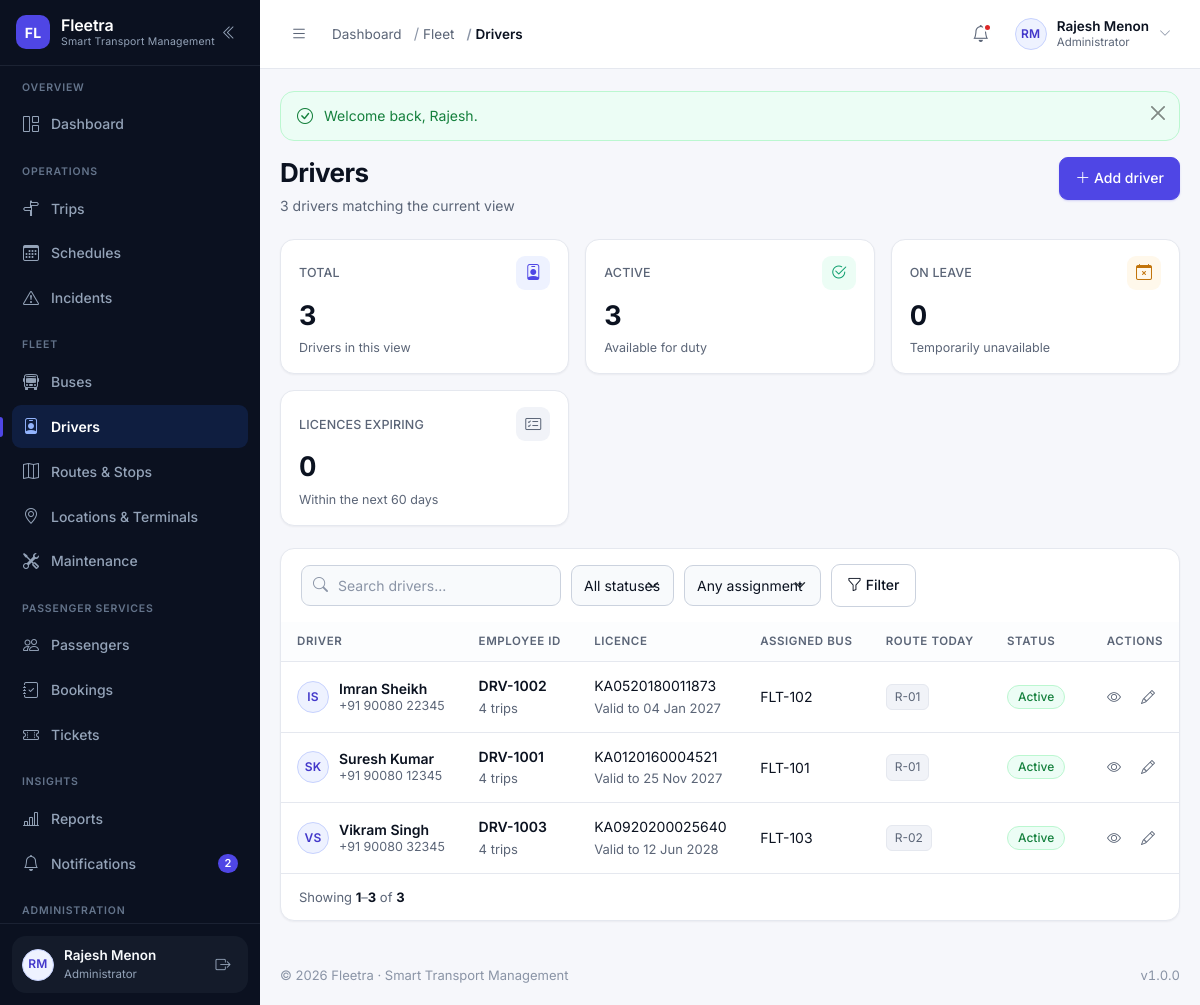
The page /modules/drivers/index.php (signed in) on the database its author committed.
### tables this page shows
CREATE TABLE users (
    id            INT UNSIGNED NOT NULL AUTO_INCREMENT,
    name          VARCHAR(120)  NOT NULL,
    email         VARCHAR(160)  NOT NULL,
    phone         VARCHAR(20)   DEFAULT NULL,
    password      VARCHAR(255)  NOT NULL COMMENT 'password_hash() output — never plain text',
    role          VARCHAR(30)   NOT NULL DEFAULT 'passenger'
                  COMMENT 'admin | manager | dispatcher | driver | passenger (VARCHAR so new roles need no migration)',
    profile_image VARCHAR(255)  DEFAULT NULL,
    status        ENUM('active','inactive','suspended','deleted') NOT NULL DEFAULT 'active',
    last_login    DATETIME      DEFAULT NULL,
    created_at    DATETIME      NOT NULL DEFAULT CURRENT_TIMESTAMP,
    updated_at    DATETIME      NOT NULL DEFAULT CURRENT_TIMESTAMP ON UPDATE CURRENT_TIMESTAMP,
    PRIMARY KEY (id),
    UNIQUE KEY uq_users_email (email),
    KEY idx_users_role (role),
    KEY idx_users_status (status)
);

CREATE TABLE drivers (
    id                INT UNSIGNED NOT NULL AUTO_INCREMENT,
    user_id           INT UNSIGNED NOT NULL,
    employee_id       VARCHAR(20)  NOT NULL,
    license_number    VARCHAR(40)  NOT NULL,
    license_expiry    DATE         NOT NULL,
    date_of_birth     DATE         DEFAULT NULL,
    address           VARCHAR(255) DEFAULT NULL,
    experience_years  TINYINT UNSIGNED NOT NULL DEFAULT 0,
    assigned_bus_id   INT UNSIGNED DEFAULT NULL,
    employment_status ENUM('active','on_leave','suspended','terminated','resigned') NOT NULL DEFAULT 'active',
    joining_date      DATE         DEFAULT NULL,
    created_at        DATETIME     NOT NULL DEFAULT CURRENT_TIMESTAMP,
    updated_at        DATETIME     NOT NULL DEFAULT CURRENT_TIMESTAMP ON UPDATE CURRENT_TIMESTAMP,
    PRIMARY KEY (id),
    UNIQUE KEY uq_drivers_user (user_id),
    UNIQUE KEY uq_drivers_employee (employee_id),
    UNIQUE KEY uq_drivers_license (license_number),
    KEY idx_drivers_status (employment_status),
    KEY idx_drivers_license_expiry (license_expiry),
    CONSTRAINT fk_drivers_user FOREIGN KEY (user_id) REFERENCES users (id) ON DELETE CASCADE,
    CONSTRAINT fk_drivers_bus  FOREIGN KEY (assigned_bus_id) REFERENCES buses (id) ON DELETE SET NULL
);

CREATE TABLE buses (
    id                  INT UNSIGNED NOT NULL AUTO_INCREMENT,
    bus_number          VARCHAR(20)   NOT NULL COMMENT 'Internal Fleetra number, e.g. FLT-101',
    registration_number VARCHAR(30)   NOT NULL,
    manufacturer        VARCHAR(80)   DEFAULT NULL,
    model               VARCHAR(80)   DEFAULT NULL,
    manufacturing_year  SMALLINT UNSIGNED DEFAULT NULL,
    bus_type            ENUM('seater','semi_sleeper','sleeper','ac_seater','ac_sleeper','mini') NOT NULL DEFAULT 'seater',
    capacity            SMALLINT UNSIGNED NOT NULL DEFAULT 0,
    fuel_type           ENUM('diesel','petrol','cng','electric','hybrid') NOT NULL DEFAULT 'diesel',
    current_mileage     DECIMAL(10,2) NOT NULL DEFAULT 0.00 COMMENT 'Odometer reading in km',
    status              ENUM('active','inactive','maintenance') NOT NULL DEFAULT 'active',
    image               VARCHAR(255)  DEFAULT NULL,
    created_at          DATETIME      NOT NULL DEFAULT CURRENT_TIMESTAMP,
    updated_at          DATETIME      NOT NULL DEFAULT CURRENT_TIMESTAMP ON UPDATE CURRENT_TIMESTAMP,
    PRIMARY KEY (id),
    UNIQUE KEY uq_buses_number (bus_number),
    UNIQUE KEY uq_buses_registration (registration_number),
    KEY idx_buses_status (status),
    KEY idx_buses_type (bus_type)
);

### modules/drivers/index.php (the view, shortened to what the rows shown need)
<?php
require_once __DIR__ . '/../../includes/permissions.php';
require_permission('drivers.view');
$canManage = can('drivers.manage');
$search       = get('q');
$statusFilter = get('status');
$assignment   = get('assignment');
$where  = [];
$params = [];
$whereSql = $where === [] ? '' : 'WHERE ' . implode(' AND ', $where);
$total = (int) db_value(
    "SELECT COUNT(*) FROM drivers d JOIN users u ON u.id = d.user_id $whereSql",
    $params,
    0
);
$page = paginate($total, 15);
$drivers = db_all(
    "SELECT d.*, u.name, u.email, u.phone, u.status AS user_status,
            b.bus_number, b.registration_number,
            (SELECT r.route_code
               FROM trips t
               JOIN schedules s ON s.id = t.schedule_id
               JOIN routes r    ON r.id = t.route_id
              WHERE t.driver_id = d.id AND s.schedule_date = CURDATE()
              ORDER BY s.departure_time
              LIMIT 1) AS today_route,
            (SELECT COUNT(*) FROM trips t WHERE t.driver_id = d.id) AS trip_count
       FROM drivers d
       JOIN users u ON u.id = d.user_id
       LEFT JOIN buses b ON b.id = d.assigned_bus_id
       $whereSql
      ORDER BY u.name
      LIMIT {$page['per_page']} OFFSET {$page['offset']}",
    $params
);
$hasFilters = $search !== '' || is_valid_option(employment_status_options(), $statusFilter)
    || in_array($assignment, ['assigned', 'unassigned'], true);
$addButton = $canManage
    ? '<a class="btn btn-primary" href="' . e(url('modules/drivers/create.php')) . '">
           <i class="bi bi-plus-lg" aria-hidden="true"></i> Add driver
       </a>'
    : '';
require __DIR__ . '/../../includes/header.php';
?>
<?= render_page_header(
    'Drivers',
    $total . ' driver' . ($total === 1 ? '' : 's') . ' matching the current view',
    $addButton
) ?>
<div class="card-fl">
    <?php if ($drivers === []): ?>
        <?= empty_state(
            $hasFilters ? 'No drivers match these filters' : 'No drivers registered yet',
            $hasFilters
                ? 'Try a different search term, or clear the filters to see every driver.'
                : 'Add your first driver to assign buses and build schedules.',
            'bi-person-badge',
            $canManage ? $addButton : ''
        ) ?>
    <?php else: ?>
        <div class="table-wrap">
            <table class="table-fl">
                <thead>
                    <tr>
                        <th>Driver</th>
                        <th>Employee ID</th>
                        <th>Licence</th>
                        <th>Assigned bus</th>
                        <th>Route today</th>
                        <th>Status</th>
                        <th class="cell-actions">Actions</th>
                    </tr>
                </thead>
                <tbody>
                    <?php foreach ($drivers as $driver): ?>
                        <?php
                        $expiresSoon = strtotime((string) $driver['license_expiry']) < strtotime('+60 days');
                        $isExpired   = strtotime((string) $driver['license_expiry']) < strtotime('today');
                        ?>
                        <tr>
                            <td>
                                <div class="cell-user">
                                    <span class="avatar avatar--sm" aria-hidden="true"><?= e(initials($driver['name'])) ?></span>
                                    <span class="cell-user__text">
                                        <span class="cell-user__name"><?= e($driver['name']) ?></span>
                                        <span class="cell-user__meta"><?= e($driver['phone'] ?: $driver['email']) ?></span>
                                    </span>
                                </div>
                            </td>
                            <td>
                                <span class="cell-strong"><?= e($driver['employee_id']) ?></span><br>
                                <span class="cell-muted"><?= (int) $driver['trip_count'] ?> trips</span>
                            </td>
                            <td>
                                <?= e($driver['license_number']) ?><br>
                                <span class="cell-muted" style="<?= $isExpired ? 'color:var(--fl-danger);' : ($expiresSoon ? 'color:var(--fl-warning);' : '') ?>">
                                    <?= $isExpired ? 'Expired ' : 'Valid to ' ?><?= e(format_date($driver['license_expiry'], 'd M Y')) ?>
                                </span>
                            </td>
                            <td>
                                <?= $driver['bus_number'] !== null
                                    ? e($driver['bus_number'])
                                    : '<span class="cell-muted">Unassigned</span>' ?>
                            </td>
                            <td>
                                <?= $driver['today_route'] !== null
                                    ? '<span class="chip">' . e($driver['today_route']) . '</span>'
                                    : '<span class="cell-muted">No trip today</span>' ?>
                            </td>
                            <td><?= status_badge($driver['employment_status']) ?></td>
                            <td class="cell-actions">
                                <a class="row-action" href="<?= e(url('modules/drivers/view.php?id=' . (int) $driver['id'])) ?>"
                                   title="View driver" aria-label="View <?= e($driver['name']) ?>">
                                    <i class="bi bi-eye" aria-hidden="true"></i>
                                </a>
                                <?php if ($canManage): ?>
                                    <a class="row-action" href="<?= e(url('modules/drivers/edit.php?id=' . (int) $driver['id'])) ?>"
                                       title="Edit driver" aria-label="Edit <?= e($driver['name']) ?>">
                                        <i class="bi bi-pencil" aria-hidden="true"></i>
                                    </a>
                                <?php endif; ?>
                            </td>
                        </tr>
                    <?php endforeach; ?>
                </tbody>
            </table>
        </div>
    <?php endif; ?>
</div>
<?php require __DIR__ . '/../../includes/footer.php'; ?>

### includes/sidebar.php (shortened to what the rows shown need)
<?php
$navUser        = current_user();
?>
<aside class="sidebar" id="appSidebar" aria-label="Main navigation">
    <div class="sidebar__footer">
        <div class="sidebar-user">
            <a class="sidebar-user__link" href="<?= e(url('profile.php')) ?>" title="Open my profile">
                <?= avatar_markup($navUser, 'sm') ?>
                <span class="sidebar-user__text">
                    <span class="sidebar-user__name"><?= e($navUser['name'] ?? 'Guest') ?></span>
                    <span class="sidebar-user__role"><?= e(role_label(current_role())) ?></span>
                </span>
            </a>
        </div>
    </div>
</aside>

### includes/functions.php (shortened to what the rows shown need)
<?php
require_once __DIR__ . '/../config/database.php';
function url(string $path = ''): string
{
    return BASE_URL . ltrim($path, '/');
}
function e(mixed $value): string
{
    return htmlspecialchars((string) ($value ?? ''), ENT_QUOTES | ENT_SUBSTITUTE, 'UTF-8');
}
function get_int(string $key, int $default = 0, int $min = 0): int
{
    $value = filter_var($_GET[$key] ?? null, FILTER_VALIDATE_INT);
    return $value === false ? $default : max($min, (int) $value);
}
function paginate(int $total, int $perPage = 15, ?int $currentPage = null): array
{
    $perPage     = max(1, $perPage);
    $pages       = max(1, (int) ceil($total / $perPage));
    $currentPage = $currentPage ?? get_int('page', 1, 1);
    $currentPage = min(max(1, $currentPage), $pages);
    $offset      = ($currentPage - 1) * $perPage;
    return [
        'page'     => $currentPage,
        'per_page' => $perPage,
        'total'    => $total,
        'pages'    => $pages,
        'offset'   => $offset,
        'from'     => $total === 0 ? 0 : $offset + 1,
        'to'       => min($offset + $perPage, $total),
    ];
}
function format_date(?string $date, string $format = 'd M Y'): string
{
    $timestamp = strtotime($date);
    return $timestamp ? date($format, $timestamp) : '—';
}
function initials(?string $name): string
{
    $name  = trim((string) $name);
    $parts    = preg_split('/\s+/', $name) ?: [];
    $initials = '';
    foreach ($parts as $part) {
        $initials .= strtoupper(substr($part, 0, 1));
        if (strlen($initials) === 2) {
            break;
        }
    }
    return $initials !== '' ? $initials : 'FL';
}
function labelize(?string $value): string
{
    return ucwords(str_replace(['_', '-'], ' ', (string) $value));
}
function status_variant(?string $status): string
{
    $key = strtolower(str_replace([' ', '-'], '_', (string) $status));
    $map = [
        'active'        => 'success',
        'available'     => 'success',
        'enabled'       => 'success',
        'inactive'      => 'muted',
        'disabled'      => 'muted',
        'retired'       => 'muted',
        'maintenance'   => 'warning',
        'in_service'    => 'warning',
        'scheduled'     => 'info',
        'upcoming'      => 'info',
        'due'           => 'warning',
        'overdue'       => 'danger',
        'in_progress'   => 'info',
        'routine'       => 'muted',
        'repair'        => 'warning',
        'boarding'      => 'info',
        'running'       => 'primary',
        'on_time'       => 'success',
        'delayed'       => 'warning',
        'completed'     => 'success',
        'cancelled'     => 'danger',
        'canceled'      => 'danger',
        'missed'        => 'danger',
        'diverted'      => 'warning',
        'valid'         => 'success',
        'trip'          => 'info',
        'delay'         => 'warning',
        'booking'       => 'primary',
        'emergency'     => 'danger',
        'system'        => 'muted',
        'confirmed'     => 'success',
        'pending'       => 'warning',
        'paid'          => 'success',
        'unpaid'        => 'warning',
        'partial'       => 'warning',
        'failed'        => 'danger',
        'refunded'      => 'muted',
        'expired'       => 'danger',
        'used'          => 'muted',
        'checked_in'    => 'info',
        'no_show'       => 'muted',
        'on_leave'      => 'warning',
        'suspended'     => 'danger',
        'terminated'    => 'danger',
        'resigned'      => 'muted',
        'low'           => 'info',
        'medium'        => 'warning',
        'high'          => 'danger',
        'critical'      => 'danger',
        'open'          => 'warning',
        'investigating' => 'warning',
        'resolved'      => 'success',
        'closed'        => 'muted',
    ];
    return $map[$key] ?? 'muted';
}
function status_badge(?string $status, ?string $label = null): string
{
    $status = (string) $status;
    return '<span class="badge-status badge-' . e(status_variant($status)) . '">'
        . e($label ?? labelize($status)) . '</span>';
}
function upload_url(?string $filename, string $folder): ?string
{
    if (empty($filename)) {
        return null;
    }
    return url('uploads/' . trim($folder, '/') . '/' . $filename);
}
function avatar_markup(?array $user, string $size = 'sm'): string
{
    $name = (string) ($user['name'] ?? '');
    $url  = upload_url($user['profile_image'] ?? null, 'profiles');
    return '<span class="avatar avatar--' . e($size) . '" aria-hidden="true">'
        . e(initials($name)) . '</span>';
}
function render_page_header(string $title, string $subtitle = '', string $actionsHtml = ''): string
{
    $html = '<div class="page-head"><div class="page-head__text">';
    $html .= '<h1 class="page-title">' . e($title) . '</h1>';
    if ($subtitle !== '') {
        $html .= '<p class="page-subtitle">' . e($subtitle) . '</p>';
    }
    $html .= '</div>';
    if ($actionsHtml !== '') {
        $html .= '<div class="page-head__actions">' . $actionsHtml . '</div>';
    }
    return $html . '</div>';
}

### includes/topbar.php (shortened to what the rows shown need)
<?php
$topbarUser     = current_user();
?>
<header class="topbar">
    <div class="topbar__right">
        <div class="dropdown">
            <button class="user-menu" type="button" data-bs-toggle="dropdown"
                    aria-expanded="false" aria-haspopup="true">
                <?= avatar_markup($topbarUser, 'sm') ?>
                <span class="user-menu__text">
                    <span class="user-menu__name"><?= e($topbarUser['name'] ?? 'Guest') ?></span>
                    <span class="user-menu__role"><?= e(role_label(current_role())) ?></span>
                </span>
                <i class="bi bi-chevron-down user-menu__caret" aria-hidden="true"></i>
            </button>
        </div>
    </div>
</header>

### rows shown on the page
users: name "RM RM", name "Rajesh Menon", role "Administrator"
drivers: user.name "IS", user.name "Imran Sheikh", user.phone "+91 90080 22345", employee "DRV-1002", trip_count "4", license_number "KA0520180011873", shows "Valid to", license_expiry "04 Jan 2027", assigned_bus.bus_number "FLT-102", today_route "R-01", employment_status "Active"
drivers: user.name "SK", user.name "Suresh Kumar", user.phone "+91 90080 12345", employee "DRV-1001", trip_count "4", license_number "KA0120160004521", shows "Valid to", license_expiry "25 Nov 2027", assigned_bus.bus_number "FLT-101", today_route "R-01", employment_status "Active"
drivers: user.name "VS", user.name "Vikram Singh", user.phone "+91 90080 32345", employee "DRV-1003", trip_count "4", license_number "KA0920200025640", shows "Valid to", license_expiry "12 Jun 2028", assigned_bus.bus_number "FLT-103", today_route "R-02", employment_status "Active"

### other values the page prints
FLEETRA_NAME "Fleetra"
FLEETRA_TAGLINE "Smart Transport Management"
$group['section'] "OVERVIEW"
$label "Dashboard"
$group['section'] "OPERATIONS"
$label "Trips"
$label "Schedules"
$label "Incidents"
$group['section'] "FLEET"
$label "Buses"
$label "Drivers"
$label "Routes & Stops"
$label "Locations & Terminals"
$label "Maintenance"
$group['section'] "PASSENGER SERVICES"
